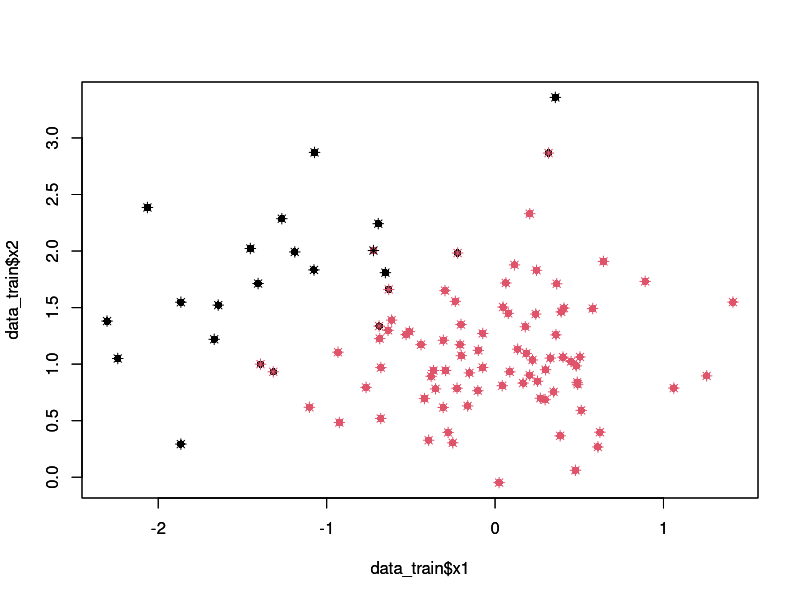
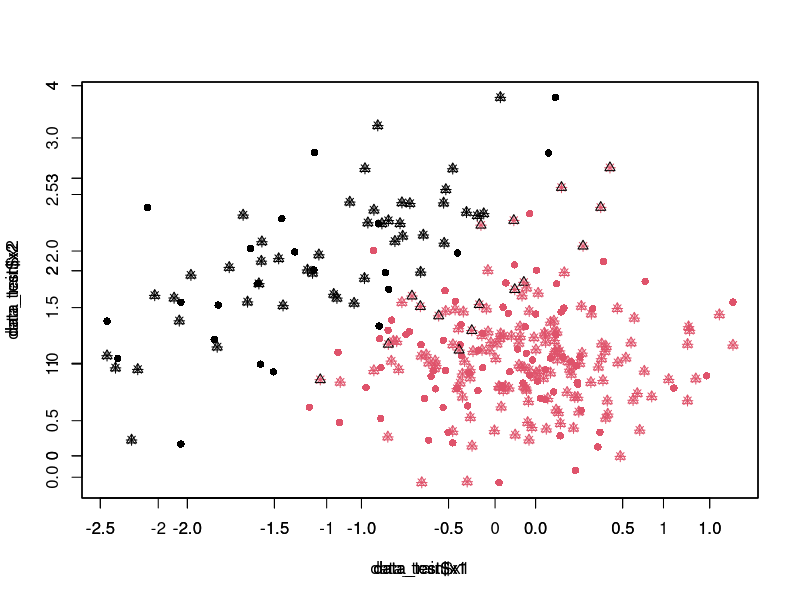
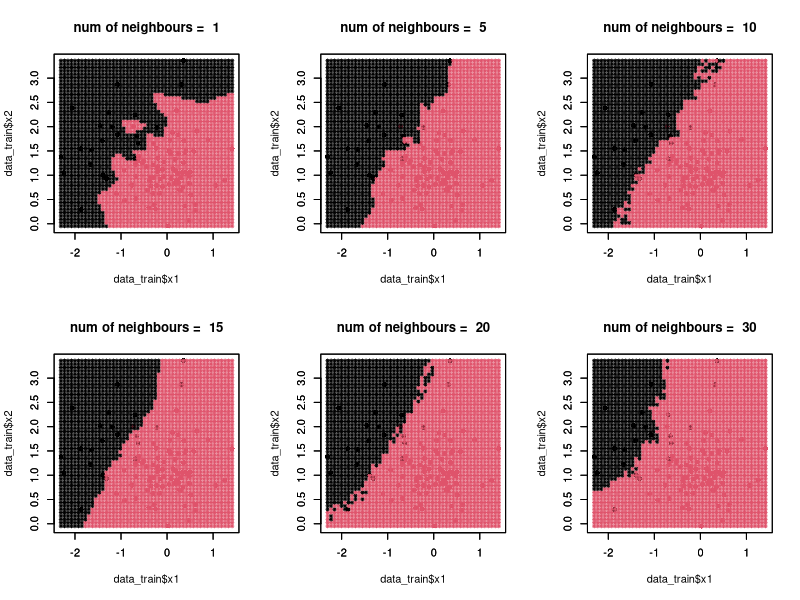
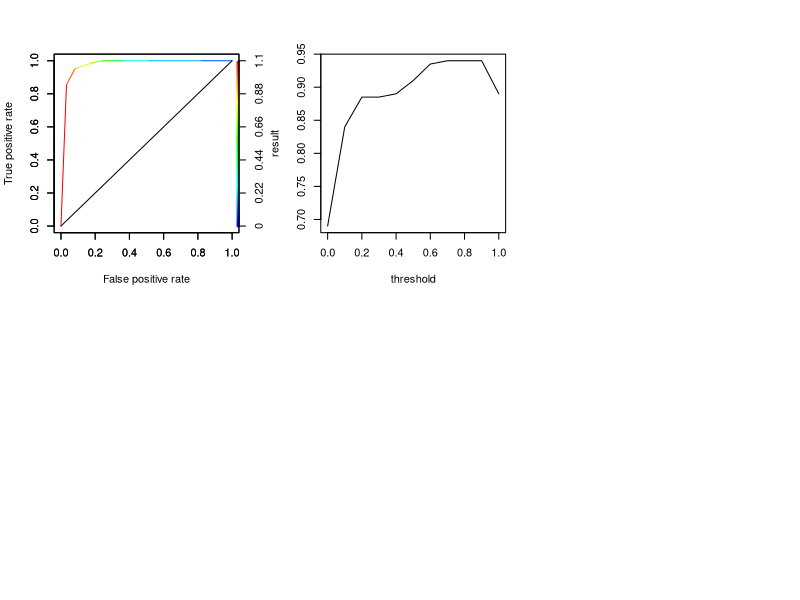

Write the R code that produced these figures, in order.
# Adresse du dossier où vous travaillez
setwd("/home/simo/I3/AnalyseDeDonnees/Code")
# Packages utilisés dans la suite
library(class)
library(caret)
library(ROCR)
# Supprimer toutes les variables
rm(list=ls(all=TRUE))
# Supprimer tous les graphiques déjà présents
graphics.off()

# Lecture des données d’apprentissage
data_train <- read.table("../Data/Data/synth_train.txt",header=T,sep="\t");
print(data_train)
# Séparation des données et de la sortie
data_train_x <- data.frame(x1=data_train$x1,x2=data_train$x2)

# Lecture des données test
data_test <- read.table("../Data/Data/synth_test.txt",header=T,sep="\t");
print(data_test)
# Séparation des données et de la sortie
data_test_x <- data.frame(x1=data_test$x1,x2=data_test$x2)

# Graphique des données (colorées par la sortie y)
plot(data_train$x1,data_train$x2,col=data_train$y,pch=16)
#5. Appliquer les k-plus proches voisins sur les données d’apprentissage :
# nombre de voisins (par ex proche de la racine carré du nombre d’obs)
num_of_neigh <- 10
data_train_predict <- knn(train=data_train_x,test=data_train_x, cl=data_train$y,k=num_of_neigh)
# Affichage des résultats (étoile)
par(new=T)
plot(data_train$x1,data_train$x2,col=data_train_predict,pch=8)
# Calcul du taux d’erreur
error_rate <- mean(data_train_predict != data_train$y)
cat("error_rate using train data = ",error_rate)
#6. Appliquer les k-plus proches voisins sur les données test :
data_test_predict <- knn(train=data_train_x,test=data_test_x,cl=data_train$y,k=num_of_neigh)
# Affichage des données (cercle)
plot(data_train$x1,data_train$x2,col=data_train$y,pch=16)
par(new=T)
# Affichage des résultats (étoile)
plot(data_test$x1,data_test$x2,col=data_test_predict,pch=8)
# Affichage des vraies valeurs (triangle)
par(new=T)
plot(data_test$x1,data_test$x2,col=data_test$y,pch=2)
# Calcul du taux d’erreur
error_rate <- mean(data_test_predict != data_test$y)
cat("error_rate using test data = ",error_rate)


# Matrice de confusion
confmat = table(data_test_predict,data_test$y)
print("Confusion Matrix")
print(confmat)
# vrais positifs + vrais negatifs + faux positifs + faux négatifs
TP = confmat[1,1]; TN = confmat[2,2]; FP = confmat[1,2]; FN = confmat[2,1];

# Sensibilité (sensitivity ; TPR = true positive rate)
TPR = TP/(TP+FN)
cat("TPR",TPR,"\n")
# Spécificité (specificity ; TNR = true negative rate)
TNR = TN/(TN+FP)
cat("TNR",TNR,"\n")
# Précision (precision ; positive predictive value)
PPV = TP/(TP+FP)
cat("PPV",PPV,"\n")
# se compare à la prévalence (prevalence)
cat("Prev =",length(data_test$y[data_test$y==1])/length(data_test$y),"\n")

cat("F-score = ",2 * TPR * PPV / (TPR+PPV),"\n")

# Explication visuelle de l’importance de la valeur de k (nb de voisins)
# Construction de la grille
gridx1 <- seq(from=min(data_train$x1),to=max(data_train$x1),length.out=50)
gridx2 <- seq(from=min(data_train$x2),to=max(data_train$x2),length.out=50)
grid <- expand.grid(x1 = gridx1, x2 = gridx2)
data_grid_x <- data.frame(x1=grid[,1],x2=grid[,2])

# k plus proches voisins avec application sur les données de la grille
num_of_neigh_grid <- c(1,5,10,15,20,30)
par(mfrow=c(2,length(num_of_neigh_grid)/2))
for (i in 1:length(num_of_neigh_grid))
{
 num_of_n <- num_of_neigh_grid[i]
 data_g_pr <- knn(train=data_train_x,test=data_grid_x, cl=data_train$y,k=num_of_n)
 plot(data_train$x1,data_train$x2,col=data_train$y,pch=16)
 title(paste("num of neighbours = ",toString(num_of_n)))
 par(new=T)
 plot(data_grid_x$x1,data_grid_x$x2,col=data_g_pr,pch=8,cex=0.5,ann=FALSE)
 }


# k plus proches voisins avec les probas
data_test_predict_with_proba <- knn(train=data_train_x,test=data_test_x,cl=data_train$y,k=num_of_neigh,prob=TRUE)

# Calcul du score
score <- attr(data_test_predict_with_proba, "prob")
score <- ifelse(data_test_predict_with_proba == "1", 1-score, score)

pred_knn <- prediction(score, data_test$y)
perf <- performance(pred_knn, "tpr", "fpr")
plot(perf,colorize=TRUE)
par(new=T)
plot(c(0,1),c(0,1),type="l",ann=FALSE)

# Aire sous la courbe
AUC <- performance(pred_knn, "auc")@y.values[[1]]
cat("AUC = ", AUC)

# Choix du seuil
result <- NULL
threshold <- seq(0,1,len=11)
for (s in threshold)
 {
 test <- as.integer(score>=s)+1
 result <- c(result,1-mean(test != data_test$y))
 }
plot(threshold,result,type="l")
cat("Meilleur seuil ", threshold[which.max(result)])
